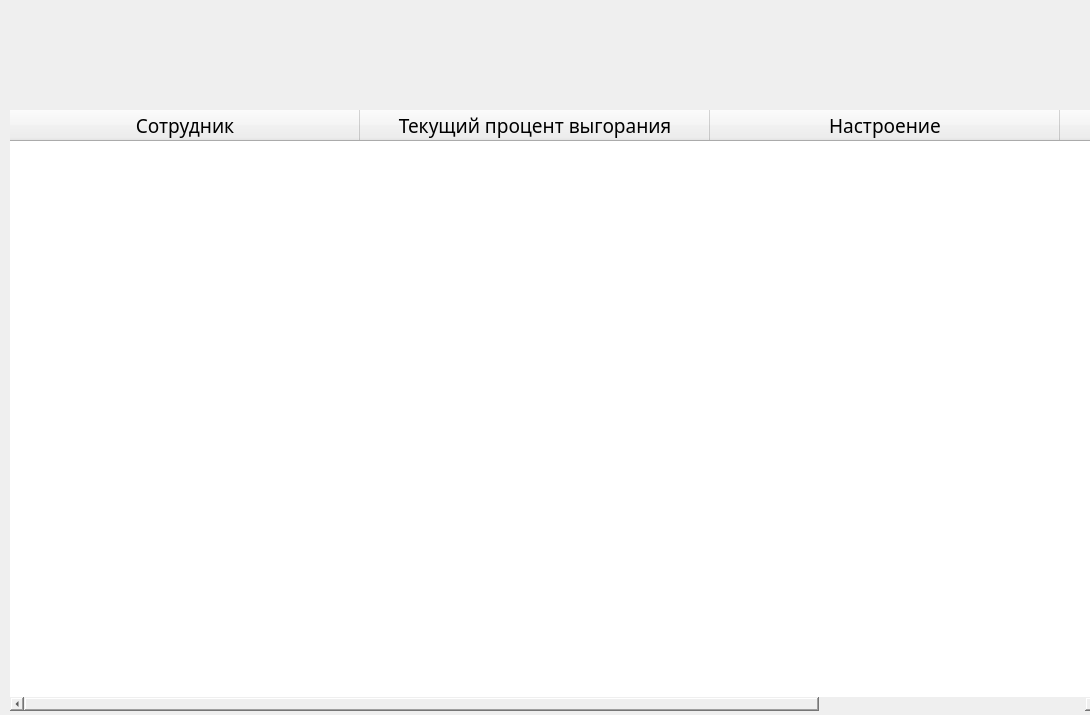
<?xml version="1.0" encoding="UTF-8"?>
<ui version="4.0">
 <class>MainWindow</class>
 <widget class="QMainWindow" name="MainWindow">
  <property name="geometry">
   <rect>
    <x>0</x>
    <y>0</y>
    <width>1090</width>
    <height>715</height>
   </rect>
  </property>
  <property name="minimumSize">
   <size>
    <width>1090</width>
    <height>715</height>
   </size>
  </property>
  <property name="maximumSize">
   <size>
    <width>1090</width>
    <height>715</height>
   </size>
  </property>
  <property name="windowTitle">
   <string>MainWindow</string>
  </property>
  <widget class="QWidget" name="centralwidget">
   <widget class="QLabel" name="label">
    <property name="geometry">
     <rect>
      <x>350</x>
      <y>-10</y>
      <width>391</width>
      <height>131</height>
     </rect>
    </property>
    <property name="styleSheet">
     <string notr="true">image: url(:/newPrefix/img/Axenix_logo_table.png);</string>
    </property>
    <property name="text">
     <string/>
    </property>
   </widget>
   <widget class="QTableWidget" name="tableWidget">
    <property name="geometry">
     <rect>
      <x>10</x>
      <y>110</y>
      <width>1089</width>
      <height>601</height>
     </rect>
    </property>
    <property name="minimumSize">
     <size>
      <width>1089</width>
      <height>571</height>
     </size>
    </property>
    <property name="maximumSize">
     <size>
      <width>1089</width>
      <height>16777215</height>
     </size>
    </property>
    <property name="font">
     <font>
      <family>Yu Gothic UI Semilight</family>
      <pointsize>14</pointsize>
     </font>
    </property>
    <property name="styleSheet">
     <string notr="true">border: none;</string>
    </property>
    <attribute name="horizontalHeaderDefaultSectionSize">
     <number>100</number>
    </attribute>
    <attribute name="horizontalHeaderMinimumSectionSize">
     <number>350</number>
    </attribute>
    <column>
     <property name="text">
      <string>Сотрудник</string>
     </property>
     <property name="font">
      <font>
       <family>Yu Gothic UI Semilight</family>
       <pointsize>14</pointsize>
      </font>
     </property>
    </column>
    <column>
     <property name="text">
      <string>Текущий процент выгорания</string>
     </property>
     <property name="font">
      <font>
       <family>Yu Gothic UI Semilight</family>
       <pointsize>14</pointsize>
      </font>
     </property>
     <property name="textAlignment">
      <set>AlignCenter</set>
     </property>
    </column>
    <column>
     <property name="text">
      <string>Настроение</string>
     </property>
     <property name="font">
      <font>
       <family>Yu Gothic UI Semilight</family>
       <pointsize>14</pointsize>
      </font>
     </property>
    </column>
    <column>
     <property name="text">
      <string>Через месяц</string>
     </property>
     <property name="font">
      <font>
       <family>Yu Gothic UI Semilight</family>
       <pointsize>14</pointsize>
      </font>
     </property>
     <property name="textAlignment">
      <set>AlignCenter</set>
     </property>
    </column>
   </widget>
  </widget>
 </widget>
 <resources>
  <include location="table.qrc"/>
 </resources>
 <connections/>
</ui>
